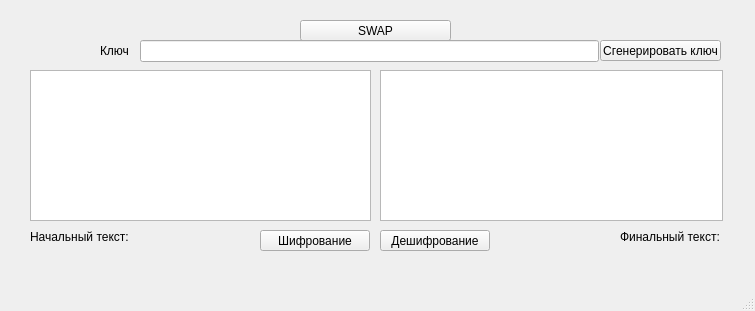
<?xml version="1.0" encoding="UTF-8"?>
<ui version="4.0">
 <class>MainWindow</class>
 <widget class="QMainWindow" name="MainWindow">
  <property name="geometry">
   <rect>
    <x>0</x>
    <y>0</y>
    <width>755</width>
    <height>311</height>
   </rect>
  </property>
  <property name="windowTitle">
   <string>AES -128bit</string>
  </property>
  <widget class="QWidget" name="centralwidget">
   <widget class="QPlainTextEdit" name="finalText">
    <property name="geometry">
     <rect>
      <x>380</x>
      <y>70</y>
      <width>343</width>
      <height>151</height>
     </rect>
    </property>
    <property name="readOnly">
     <bool>true</bool>
    </property>
   </widget>
   <widget class="QPlainTextEdit" name="enterText">
    <property name="geometry">
     <rect>
      <x>30</x>
      <y>70</y>
      <width>341</width>
      <height>151</height>
     </rect>
    </property>
    <property name="readOnly">
     <bool>false</bool>
    </property>
   </widget>
   <widget class="QPushButton" name="flip_btn">
    <property name="geometry">
     <rect>
      <x>300</x>
      <y>20</y>
      <width>151</width>
      <height>21</height>
     </rect>
    </property>
    <property name="text">
     <string>SWAP</string>
    </property>
   </widget>
   <widget class="QPushButton" name="decode_btn">
    <property name="geometry">
     <rect>
      <x>380</x>
      <y>230</y>
      <width>110</width>
      <height>21</height>
     </rect>
    </property>
    <property name="text">
     <string>Дешифрование</string>
    </property>
   </widget>
   <widget class="QPushButton" name="encode_btn">
    <property name="geometry">
     <rect>
      <x>260</x>
      <y>230</y>
      <width>110</width>
      <height>21</height>
     </rect>
    </property>
    <property name="text">
     <string>Шифрование</string>
    </property>
   </widget>
   <widget class="QPushButton" name="genkey_btn">
    <property name="geometry">
     <rect>
      <x>600</x>
      <y>40</y>
      <width>121</width>
      <height>21</height>
     </rect>
    </property>
    <property name="text">
     <string>Сгенерировать ключ</string>
    </property>
   </widget>
   <widget class="QLabel" name="label_2">
    <property name="geometry">
     <rect>
      <x>620</x>
      <y>230</y>
      <width>149</width>
      <height>13</height>
     </rect>
    </property>
    <property name="text">
     <string>Финальный текст:</string>
    </property>
   </widget>
   <widget class="QLabel" name="label_3">
    <property name="geometry">
     <rect>
      <x>100</x>
      <y>40</y>
      <width>149</width>
      <height>22</height>
     </rect>
    </property>
    <property name="text">
     <string>Ключ</string>
    </property>
   </widget>
   <widget class="QLabel" name="label">
    <property name="geometry">
     <rect>
      <x>30</x>
      <y>230</y>
      <width>149</width>
      <height>13</height>
     </rect>
    </property>
    <property name="text">
     <string>Начальный текст:</string>
    </property>
   </widget>
   <widget class="QLineEdit" name="keyLine">
    <property name="geometry">
     <rect>
      <x>140</x>
      <y>40</y>
      <width>459</width>
      <height>22</height>
     </rect>
    </property>
    <property name="readOnly">
     <bool>true</bool>
    </property>
   </widget>
  </widget>
  <widget class="QMenuBar" name="menubar">
   <property name="geometry">
    <rect>
     <x>0</x>
     <y>0</y>
     <width>755</width>
     <height>20</height>
    </rect>
   </property>
  </widget>
  <widget class="QStatusBar" name="statusbar"/>
 </widget>
 <resources/>
 <connections>
  <connection>
   <sender>genkey_btn</sender>
   <signal>clicked()</signal>
   <receiver>MainWindow</receiver>
   <slot>generateKey_button()</slot>
   <hints>
    <hint type="sourcelabel">
     <x>182</x>
     <y>418</y>
    </hint>
    <hint type="destinationlabel">
     <x>242</x>
     <y>232</y>
    </hint>
   </hints>
  </connection>
  <connection>
   <sender>flip_btn</sender>
   <signal>clicked()</signal>
   <receiver>MainWindow</receiver>
   <slot>flip_button()</slot>
   <hints>
    <hint type="sourcelabel">
     <x>414</x>
     <y>244</y>
    </hint>
    <hint type="destinationlabel">
     <x>242</x>
     <y>232</y>
    </hint>
   </hints>
  </connection>
  <connection>
   <sender>encode_btn</sender>
   <signal>clicked()</signal>
   <receiver>MainWindow</receiver>
   <slot>encode_button()</slot>
   <hints>
    <hint type="sourcelabel">
     <x>298</x>
     <y>418</y>
    </hint>
    <hint type="destinationlabel">
     <x>242</x>
     <y>232</y>
    </hint>
   </hints>
  </connection>
  <connection>
   <sender>decode_btn</sender>
   <signal>clicked()</signal>
   <receiver>MainWindow</receiver>
   <slot>decode_button()</slot>
   <hints>
    <hint type="sourcelabel">
     <x>414</x>
     <y>418</y>
    </hint>
    <hint type="destinationlabel">
     <x>242</x>
     <y>232</y>
    </hint>
   </hints>
  </connection>
 </connections>
 <slots>
  <slot>decode_button()</slot>
  <slot>encode_button()</slot>
  <slot>generateKey_button()</slot>
  <slot>flip_button()</slot>
 </slots>
</ui>
